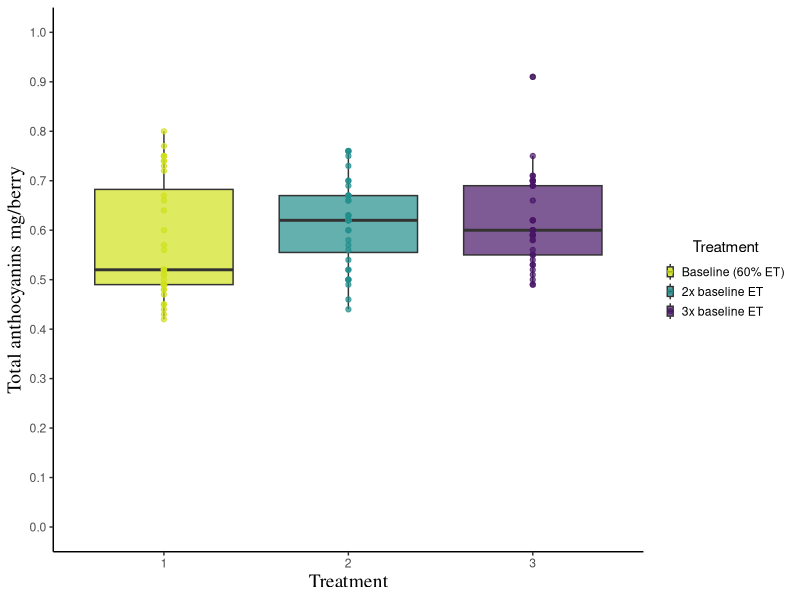

Recreate this plot in R. (Note: this script raises an error after producing the figure.)
library(grDevices)
library(tidyverse)
library(lubridate)
library(ggplot2)
library(viridis)
library(viridisLite)

se <- function(x) sqrt(var(x)/length(x))

somers_berry_harvest_replicates<-read.csv("data/somers_berry_harvest_replicates.csv", header = TRUE)

str(somers_berry_harvest_replicates)

somers_berry_harvest_replicates_anto_per_berry_treatment <- somers_berry_harvest_replicates%>%
  filter(!is.na(Rep))%>%
  select(Date_sampled, treatment, Block_id, total_antho_mg_g_berry_weight, total_Antho_mg_berry, total_Antho_mg_g_Skin) %>%
  group_by(treatment) 
  
  somers_berry_harvest_replicates_anto_per_berry_treatment_table <- somers_berry_harvest_replicates_anto_per_berry_treatment %>%
  summarise(avg =mean(total_Antho_mg_berry), sev = se(total_Antho_mg_berry), stdv = sd(total_Antho_mg_berry))


str(somers_berry_harvest_replicates_anto_per_berry_treatment)


somers_berry_harvest_replicates_anto_per_berry_treatment$treatment<- reorder(somers_berry_harvest_replicates_anto_per_berry_treatment$treatment, somers_berry_harvest_replicates_anto_per_berry_treatment$total_antho_mg_g_berry_weight)



somers_berry_harvest_replicates_anto_per_berry_treatment$treatment <- format(somers_berry_harvest_replicates_anto_per_berry_treatment$treatment )
as.character(somers_berry_harvest_replicates_anto_per_berry_treatment$treatment)

somers_berry_harvest_replicates_anto_per_berry_treatment %>%
  group_by(treatment) %>%
  tally()


pd2 <- position_dodge(0.75)

somers_berry_harvest_replicates_anto_per_berry_treatment <-somers_berry_harvest_replicates_anto_per_berry_treatment %>%
  ggplot(aes(treatment, total_Antho_mg_berry))+
  geom_boxplot(alpha =0.7, aes( fill = treatment))+
  geom_point(alpha =0.7, position = pd2, aes(color = treatment, group =treatment))+
  theme_classic()+
  scale_fill_viridis_d(direction = -1, begin = 0.05, end = 0.93, name = "Treatment", labels = c("Baseline (60% ET)", "2x baseline ET", "3x baseline ET"))+
  scale_colour_viridis_d(direction = -1, begin = 0.05, end = 0.93, name = "Treatment", labels = c("Baseline (60% ET)", "2x baseline ET", "3x baseline ET"))+ 
  ylab("Total anthocyanins mg/berry") +
  xlab("Treatment") +
  theme(axis.title.y = element_text(size=14, family = "serif")) +
  theme(axis.title.x = element_text(size=14, family = "serif")) +
  theme(legend.key.size = unit (0.5, "cm")) +
  theme(legend.key.width = unit(0.2,"cm"))+
  theme(legend.justification = "center")+
  theme(legend.title.align = 0.5) +
  scale_y_continuous(breaks=seq(0,1,0.1), limits = c (0, 1))  
 

ggsave(somers_berry_harvest_replicates_anto_per_berry_treatment, filename = "figures/somers_berry_harvest_replicates_anto_per_berry_treatment.pdf", device = cairo_pdf, 
       width = 11, height = 6)



##### with no leaky pixel

somers_berry_harvest_replicates_anto_per_berry_treatment <- somers_berry_harvest_replicates%>%
  filter(!is.na(Rep))%>%
  filter(!Block_id =="B1R2")
  select(Date_sampled, treatment, Block_id, total_Antho_mg_berry, total_antho_mg_g_berry_weight, total_Antho_mg_g_Skin) %>%
  group_by(treatment) 

somers_berry_harvest_replicates_anto_per_berry_treatmen_table <- somers_berry_harvest_replicates_anto_per_berry_treatment %>%
  summarise(avg =mean(total_Antho_mg_berry), sev = se(total_Antho_mg_berry), stdv = sd(total_Antho_mg_berry))


str(somers_berry_harvest_replicates_anto_per_berry_treatment)


somers_berry_harvest_replicates_anto_per_berry_treatment$treatment<- reorder(somers_berry_harvest_replicates_anto_per_berry_treatment$treatment, somers_berry_harvest_replicates_anto_per_berry_treatment$total_antho_mg_g_berry_weight)



somers_berry_harvest_replicates_anto_per_berry_treatment$treatment <- format(somers_berry_harvest_replicates_anto_per_berry_treatment$treatment )
as.character(somers_berry_harvest_replicates_anto_per_berry_treatment$treatment)

somers_berry_harvest_replicates_anto_per_berry_treatment %>%
  group_by(treatment)%>%
  tally()

pd2 <- position_dodge(0.75)

somers_berry_harvest_replicates_anto_per_berry_treatment_no_leak <-somers_berry_harvest_replicates_anto_per_berry_treatment %>%
  ggplot(aes(treatment, total_Antho_mg_berry))+
  geom_boxplot(alpha =0.7, aes( fill = treatment))+
  geom_point(alpha =0.7, position = pd2, aes(color = treatment, group =treatment))+
  theme_classic()+
  scale_fill_viridis_d(direction = -1, begin = 0.05, end = 0.93, name = "Treatment", labels = c("Baseline (60% ET)", "2x baseline ET", "3x baseline ET"))+
  scale_colour_viridis_d(direction = -1, begin = 0.05, end = 0.93, name = "Treatment", labels = c("Baseline (60% ET)", "2x baseline ET", "3x baseline ET"))+ 
  ylab("Total anthocyanins mg/berry") +
  xlab("Treatment") +
  theme(axis.title.y = element_text(size=14, family = "serif")) +
  theme(axis.title.x = element_text(size=14, family = "serif")) +
  theme(legend.key.size = unit (0.5, "cm")) +
  theme(legend.key.width = unit(0.2,"cm"))+
  theme(legend.justification = "center")+
  theme(legend.title.align = 0.5) +
  scale_y_continuous(breaks=seq(0,1,0.1), limits = c (0, 1))  



ggsave(somers_berry_harvest_replicates_anto_per_berry_treatment_no_leak, filename = "figures/somers_berry_harvest_replicates_anto_per_berry_treatment_mo_leak.pdf", device = cairo_pdf, 
       width = 11, height = 6)

#### Per treatment mg ber berry

somers_berry_harvest_replicates_anto_per_berry_treatment <- somers_berry_harvest_replicates%>%
  filter(!is.na(Rep))%>%
select(Date_sampled, treatment, Block_id, total_Antho_mg_berry, total_antho_mg_g_berry_weight, total_Antho_mg_g_Skin) %>%
  group_by(Block_id) 

somers_berry_harvest_replicates_anto_per_berry_treatmen_table <- somers_berry_harvest_replicates_anto_per_berry_treatment %>%
  summarise(avg =mean(total_Antho_mg_berry), sev = se(total_Antho_mg_berry), stdv = sd(total_Antho_mg_berry))


str(somers_berry_harvest_replicates_anto_per_berry_treatment)

somers_berry_harvest_replicates_anto_per_berry_treatment %>%
  group_by(treatment, Block_id)%>%
  tally()


somers_berry_harvest_replicates_anto_per_berry_block_id <-somers_berry_harvest_replicates_anto_per_berry_treatment %>%
  ggplot(aes(Block_id, total_Antho_mg_berry))+
  geom_boxplot(alpha =0.7, aes( fill = Block_id))+
  geom_point(alpha =0.7, position = pd2, aes(color = Block_id, group = Block_id))+
  theme_classic()+
  scale_fill_viridis_d(direction = -1, begin = 0.05, end = 0.93, name = "Pixel")+
  scale_colour_viridis_d(direction = -1, begin = 0.05, end = 0.93, name = "Pixel")+ 
  ylab("Total anthocyanins mg/berry") +
  xlab("Pixel") +
  theme(axis.title.y = element_text(size=14, family = "serif")) +
  theme(axis.title.x = element_text(size=14, family = "serif")) +
  theme(legend.key.size = unit (0.5, "cm")) +
  theme(legend.key.width = unit(0.2,"cm"))+
  theme(legend.justification = "center")+
  theme(legend.title.align = 0.5) +
  scale_y_continuous(breaks=seq(0,1,0.1), limits = c (0, 1))  



ggsave(somers_berry_harvest_replicates_anto_per_berry_block_id, filename = "figures/somers_berry_harvest_replicates_anto_per_berry_block_id.pdf", device = cairo_pdf, 
       width = 11, height = 6)



#### somers mg per g berry ####

somers_berry_harvest_replicates_anto_mg_g_berry_treatment <- somers_berry_harvest_replicates%>%
  filter(!is.na(Rep))%>%
  select(Date_sampled, treatment, Block_id, total_Antho_mg_berry, total_antho_mg_g_berry_weight, total_Antho_mg_g_Skin) %>%
  group_by(treatment) 

somers_berry_harvest_replicates_anto_mg_g_berry_treatment_table <- somers_berry_harvest_replicates_anto_mg_g_berry_treatment %>%
  summarise(avg =mean(total_antho_mg_g_berry_weight), sev = se(total_antho_mg_g_berry_weight), stdv = sd(total_antho_mg_g_berry_weight))


str(somers_berry_harvest_replicates_anto_mg_g_berry_treatment)


somers_berry_harvest_replicates_anto_mg_g_berry_treatment$treatment<- reorder(somers_berry_harvest_replicates_anto_mg_g_berry_treatment$treatment, somers_berry_harvest_replicates_anto_mg_g_berry_treatment$total_antho_mg_g_berry_weight)



somers_berry_harvest_replicates_anto_mg_g_berry_treatment$treatment <- format(somers_berry_harvest_replicates_anto_mg_g_berry_treatment$treatment )
as.character(somers_berry_harvest_replicates_anto_mg_g_berry_treatment$treatment)


somers_berry_harvest_replicates_anto_mg_g_berry_treatment %>%
  group_by(treatment)%>%
  tally()

pd2 <- position_dodge(0.75)

somers_berry_harvest_replicates_anto_mg_g_berry_treatment <-somers_berry_harvest_replicates_anto_mg_g_berry_treatment %>%
  ggplot(aes(treatment, total_antho_mg_g_berry_weight))+
  geom_boxplot(alpha =0.7, aes( fill = treatment))+
  geom_point(alpha =0.7, position = pd2, aes(color = treatment, group =treatment))+
  theme_classic()+
  scale_fill_viridis_d(direction = -1, begin = 0.05, end = 0.93, name = "Treatment", labels = c("Baseline (60% ET)", "2x baseline ET", "3x baseline ET"))+
  scale_colour_viridis_d(direction = -1, begin = 0.05, end = 0.93, name = "Treatment", labels = c("Baseline (60% ET)", "2x baseline ET", "3x baseline ET"))+ 
  ylab("Total anthocyanins mg/ g of berry wt") +
  xlab("Treatment") +
  theme(axis.title.y = element_text(size=14, family = "serif")) +
  theme(axis.title.x = element_text(size=14, family = "serif")) +
  theme(legend.key.size = unit (0.5, "cm")) +
  theme(legend.key.width = unit(0.2,"cm"))+
  theme(legend.justification = "center")+
  theme(legend.title.align = 0.5) +
  scale_y_continuous(breaks=seq(0,1,0.1), limits = c (0, 1))  



ggsave(somers_berry_harvest_replicates_anto_mg_g_berry_treatment, filename = "figures/somers_berry_harvest_replicates_anto_mg_g_berry_treatment.pdf", device = cairo_pdf, 
       width = 11, height = 6)



##### with no leaky pixel

somers_berry_harvest_replicates_anto_mg_g_berry_treatment <- somers_berry_harvest_replicates%>%
  filter(!is.na(Rep))%>%
  filter(!Block_id =="B1R2") %>%
select(Date_sampled, treatment, Block_id, total_antho_mg_g_berry_weight, total_Antho_mg_g_Skin) %>%
  group_by(treatment) 

somers_berry_harvest_replicates_anto_mg_g_berry_treatment_table <- somers_berry_harvest_replicates_anto_mg_g_berry_treatment %>%
  summarise(avg =mean(total_antho_mg_g_berry_weight), sev = se(total_antho_mg_g_berry_weight), stdv = sd(total_antho_mg_g_berry_weight))


str(somers_berry_harvest_replicates_anto_mg_g_berry_treatment)


somers_berry_harvest_replicates_anto_mg_g_berry_treatment$treatment<- reorder(somers_berry_harvest_replicates_anto_mg_g_berry_treatment$treatment, somers_berry_harvest_replicates_anto_mg_g_berry_treatment$total_antho_mg_g_berry_weight)



somers_berry_harvest_replicates_anto_mg_g_berry_treatment$treatment <- format(somers_berry_harvest_replicates_anto_mg_g_berry_treatment$treatment )
as.character(somers_berry_harvest_replicates_anto_mg_g_berry_treatment$treatment)


somers_berry_harvest_replicates_anto_mg_g_berry_treatment %>%
  group_by(treatment)%>%
  tally()

pd2 <- position_dodge(0.75)

somers_berry_harvest_replicates_anto_mg_g_berry_treatment_no_leak <-somers_berry_harvest_replicates_anto_mg_g_berry_treatment %>%
  ggplot(aes(treatment, total_antho_mg_g_berry_weight))+
  geom_boxplot(alpha =0.7, aes( fill = treatment))+
  geom_point(alpha =0.7, position = pd2, aes(color = treatment, group =treatment))+
  theme_classic()+
  scale_fill_viridis_d(direction = -1, begin = 0.05, end = 0.93, name = "Treatment", labels = c("Baseline (60% ET)", "2x baseline ET", "3x baseline ET"))+
  scale_colour_viridis_d(direction = -1, begin = 0.05, end = 0.93, name = "Treatment", labels = c("Baseline (60% ET)", "2x baseline ET", "3x baseline ET"))+ 
  ylab("Total anthocyanins mg/ g of berry wt") +
  xlab("Treatment") +
  theme(axis.title.y = element_text(size=14, family = "serif")) +
  theme(axis.title.x = element_text(size=14, family = "serif")) +
  theme(legend.key.size = unit (0.5, "cm")) +
  theme(legend.key.width = unit(0.2,"cm"))+
  theme(legend.justification = "center")+
  theme(legend.title.align = 0.5) +
  scale_y_continuous(breaks=seq(0,1,0.1), limits = c (0, 1))  



ggsave(somers_berry_harvest_replicates_anto_mg_g_berry_treatment_no_leak, filename = "figures/somers_berry_harvest_replicates_anto_mg_g_berry_treatment_mo_leak.pdf", device = cairo_pdf, 
       width = 11, height = 6)

#### Per treatment mg ber berry

somers_berry_harvest_replicates_anto_mg_g_berry_treatment <- somers_berry_harvest_replicates%>%
  filter(!is.na(Rep))%>%
  select(Date_sampled, treatment, Block_id, total_antho_mg_g_berry_weight, total_antho_mg_g_berry_weight, total_Antho_mg_g_Skin) %>%
  group_by(Block_id) 

somers_berry_harvest_replicates_anto_mg_g_berry_treatment_table <- somers_berry_harvest_replicates_anto_mg_g_berry_treatment %>%
  summarise(avg =mean(total_antho_mg_g_berry_weight), sev = se(total_antho_mg_g_berry_weight), stdv = sd(total_antho_mg_g_berry_weight))


str(somers_berry_harvest_replicates_anto_mg_g_berry_treatment)








somers_berry_harvest_replicates_anto_mg_g_berry_block_id <-somers_berry_harvest_replicates_anto_mg_g_berry_treatment %>%
  ggplot(aes(Block_id, total_antho_mg_g_berry_weight))+
  geom_boxplot(alpha =0.7, aes( fill = Block_id))+
  geom_point(alpha =0.7, position = pd2, aes(color = Block_id, group = Block_id))+
  theme_classic()+
  scale_fill_viridis_d(direction = -1, begin = 0.05, end = 0.93, name = "Pixel")+
  scale_colour_viridis_d(direction = -1, begin = 0.05, end = 0.93, name = "Pixel")+ 
  ylab("Total anthocyanins mg/ g of berry wt") +
  xlab("Pixel") +
  theme(axis.title.y = element_text(size=14, family = "serif")) +
  theme(axis.title.x = element_text(size=14, family = "serif")) +
  theme(legend.key.size = unit (0.5, "cm")) +
  theme(legend.key.width = unit(0.2,"cm"))+
  theme(legend.justification = "center")+
  theme(legend.title.align = 0.5) +
  scale_y_continuous(breaks=seq(0,1,0.1), limits = c (0, 1))  



ggsave(somers_berry_harvest_replicates_anto_mg_g_berry_block_id, filename = "figures/somers_berry_harvest_replicates_anto_mg_g_berry_block_id.pdf", device = cairo_pdf, 
       width = 11, height = 6)


###MCP MG/BERRY ####

mcp_harvest_point_replicates <-read.csv("data/mcp_berry_harvest_replicates.csv", header = TRUE)


mcp_harvest_point_replicates_block_id <- mcp_harvest_point_replicates %>%
  select(Date_sampled, treatment, conc_mg_g_berry_weight, con_mg_berry, Block_id)%>%
  group_by(Block_id)



str(mcp_harvest_point_replicates_block_id)


mcp_harvest_point_replicates_block_id$Block_id<- format(mcp_harvest_point_replicates_block_id$Block_id)
as.character(mcp_harvest_point_replicates$Block_id)


mcp_harvest_point_replicates_block_id%>%
  group_by(treatment, Block_id)%>%
  tally()

mcp_harvest_point_replicates_block_id_mg_berry <- mcp_harvest_point_replicates_block_id%>%
  ggplot(aes(Block_id, con_mg_berry))+
  geom_boxplot(alpha =0.7, aes( fill = Block_id))+
  geom_point(alpha =0.7, position = pd2, aes(color =Block_id, group =Block_id))+
  theme_classic()+
  scale_fill_viridis_d(direction = -1, begin = 0.05, end = 0.93, name = "Pixel")+
  scale_colour_viridis_d(direction = -1, begin = 0.05, end = 0.93, name = "Pixel")+ 
  ylab("Total tannin mg/berry") +
  xlab("Pixel") +
  theme(axis.title.y = element_text(size=14, family = "serif")) +
  theme(axis.title.x = element_text(size=14, family = "serif")) +
  theme(legend.key.size = unit (0.5, "cm")) +
  theme(legend.key.width = unit(0.2,"cm"))+
  theme(legend.justification = "center")+
  theme(legend.title.align = 0.5) +
  scale_y_continuous(breaks=seq(0,4,0.5), limits = c (0, 4))  
  

ggsave(mcp_harvest_point_replicates_block_id_mg_berry , filename = "figures/mcp_harvest_point_replicates_block_id_mg_berry .pdf", device = cairo_pdf, 
       width = 11, height = 6)

pd2 <- position_dodge(0.75)


#### mg/ g berry

mcp_harvest_point_replicates_block_id <- mcp_harvest_point_replicates %>%
  select(Date_sampled, treatment, conc_mg_g_berry_weight, con_mg_berry, Block_id)%>%
  group_by(Block_id)



str(mcp_harvest_point_replicates_block_id)


mcp_harvest_point_replicates_block_id$Block_id<- format(mcp_harvest_point_replicates_block_id$Block_id)
as.character(mcp_harvest_point_replicates$Block_id)

mcp_harvest_point_replicates_block_id%>%
  group_by(treatment, Block_id)%>%
  tally()


mcp_harvest_point_replicates_block_id_mg_g_berry_weight <- mcp_harvest_point_replicates_block_id%>%
  ggplot(aes(Block_id, conc_mg_g_berry_weight))+
  geom_boxplot(alpha =0.7, aes( fill = Block_id))+
  geom_point(alpha =0.7, position = pd2, aes(color =Block_id, group =Block_id))+
  theme_classic()+
  scale_fill_viridis_d(direction = -1, begin = 0.05, end = 0.93, name = "Pixel")+
  scale_colour_viridis_d(direction = -1, begin = 0.05, end = 0.93, name = "Pixel")+ 
  ylab("Total tannin mg/g berry wt.") +
  xlab("Pixel") +
  theme(axis.title.y = element_text(size=14, family = "serif")) +
  theme(axis.title.x = element_text(size=14, family = "serif")) +
  theme(legend.key.size = unit (0.5, "cm")) +
  theme(legend.key.width = unit(0.2,"cm"))+
  theme(legend.justification = "center")+
  theme(legend.title.align = 0.5) +
  scale_y_continuous(breaks=seq(0,4,0.5), limits = c (0, 4))  


ggsave(mcp_harvest_point_replicates_block_id_mg_g_berry_weight , filename = "figures/mcp_harvest_point_replicates_block_id_mg_g_berry_weight .pdf", device = cairo_pdf, 
       width = 11, height = 6)





